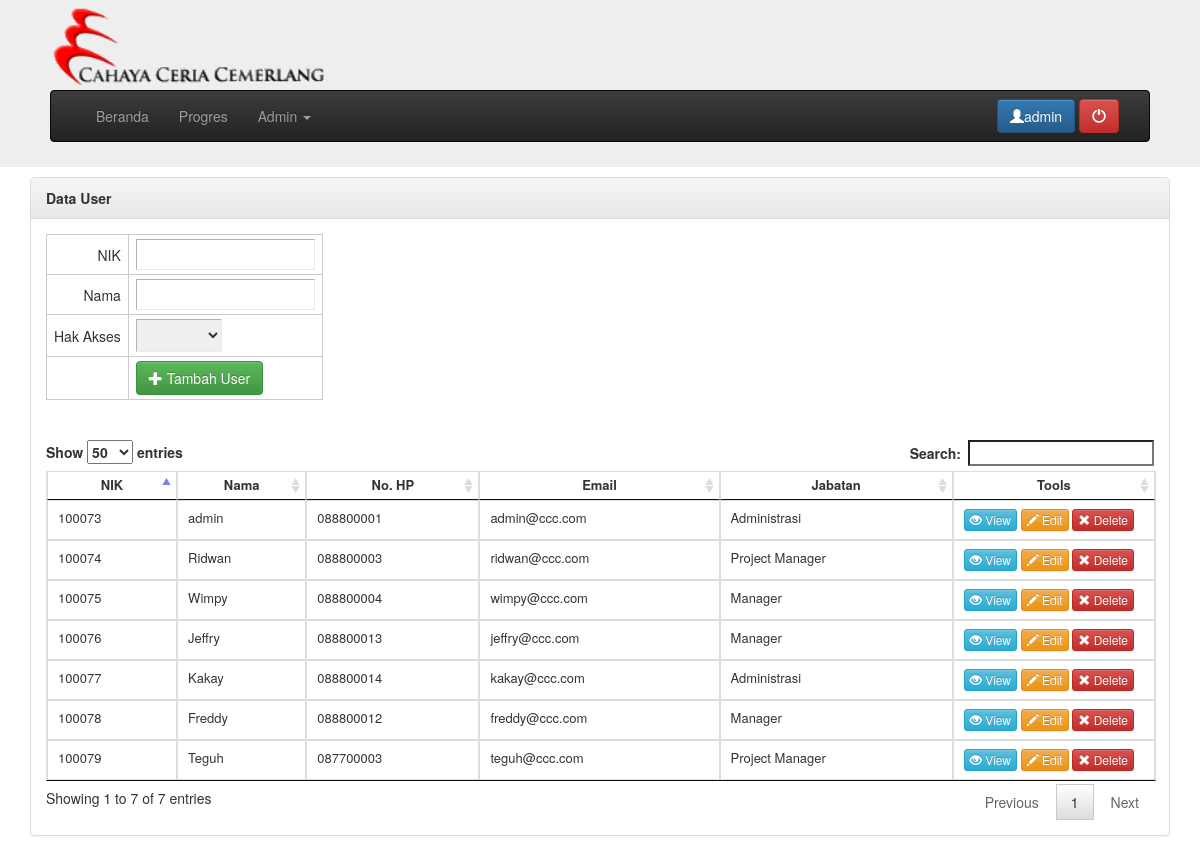
The page /index.php?mod=karyawan (signed in) on the database its author committed.
### tables this page shows
CREATE TABLE IF NOT EXISTS `user` (
`id_user` int(11) NOT NULL,
  `nik` varchar(20) NOT NULL,
  `nama` varchar(100) NOT NULL,
  `hak_akses` varchar(20) NOT NULL,
  `password` varchar(8) DEFAULT NULL,
  `hp` varchar(50) NOT NULL,
  `email` varchar(255) NOT NULL,
  `jabatan` varchar(50) NOT NULL,
  `nm_belakang` varchar(100) DEFAULT NULL
);

### karyawan.php (the view, shortened to what this page needs)
<?php
if ($_GET['act']=="add") {
	$q = "SELECT * FROM user WHERE nik='".$_GET['nik']."'";
	$r = mysql_query($q);
	$row = mysql_num_rows($r);
	if ($row==0) {
		$query = "INSERT INTO user (nik,nama,hak_akses,password) VALUES
				('".$_GET['nik']."','".$_GET['nama']."','".$_GET['hak_akses']."','".$_GET['nik']."')";
		$result = mysql_query($query);
		$id_user = mysql_insert_id();
		if ($result) {
?>
<script type="text/javascript">
	alert("data berhasil tersimpan");
	document.location="index.php?mod=karyawan&act=edit&id_user=" + <?php echo($id_user); ?> ;
</script>
<?php
		}
		else{
?>
<script type="text/javascript">
	alert("data gagal tersimpan");
	document.location="index.php?mod=karyawan";
</script>
<?php
		}
	}
	else{
?>
<script type="text/javascript">
	alert("data gagal tersimpan karena duplikat NIK");
	document.location="index.php?mod=karyawan";
</script>
<?php
	}
}
elseif ($_GET['act']=="delete") {
	$query = "DELETE FROM user WHERE id_user=".$_GET['id_user'];
	$result = mysql_query($query);
	if ($result) {
?>
<script type="text/javascript">
	alert("data berhasil terhapus");
	document.location="index.php?mod=karyawan";
</script>
<?php
	}
	else{
?>
<script type="text/javascript">
	alert("data gagal terhapus");
	document.location="index.php?mod=karyawan";
</script>
<?php
	}
}
elseif ($_GET['act']=="update") {
	$target_dir = "foto/";
	$filename = basename($_FILES["fileToUpload"]["name"]);
	$temp = explode(".",$filename);
	$id_user = $_GET['id_user'];
	$newfilename = $id_user . '.' . end($temp);
	$target_file = $target_dir . $newfilename;
	$txtFileType = pathinfo($target_file,PATHINFO_EXTENSION);
	if (move_uploaded_file($_FILES["fileToUpload"]["tmp_name"], $target_file)) {
?>
<script type="text/javascript">
	alert("upload foto berhasil");
</script>
<?php
	}
	$query = "UPDATE user SET nik='".$_POST['nik']."', nama='".$_POST['nama']."', nm_belakang='".$_POST['nm_belakang']."', hak_akses='".$_POST['hak_akses']."', password='".$_POST['password']."', hp='".$_POST['hp']."', email='".$_POST['email']."', jabatan='".$_POST['jabatan']."' WHERE id_user=".$id_user;
	mysql_query($query);
?>
<script type="text/javascript">
	document.location="index.php?mod=karyawan&page=edit&id_user=" + <?php echo($_GET['id_user']); ?> ;
</script>
<?php
}
elseif ($_GET['act']=="edit") {
	$query = "SELECT * FROM user WHERE id_user=".$_GET['id_user'];
	$result = mysql_query($query);
	$data = mysql_fetch_assoc($result);
?>
<div class="panel panel-default">
	<div class="panel-heading"><strong>Edit User </strong></div>
	<div class="panel-body">
		<form action="index.php?mod=karyawan&act=update&id_user=<?php echo($_GET['id_user']); ?>" method="POST" enctype="multipart/form-data">
			<input type="hidden" name="id_user" value="<?php echo($id_user); ?>">
			<table class="form">
				<tr>
					<td class="kanan" width="300px">Foto</td>
					<td>
<?php
	if (file_exists("foto/".$data['id_user'].".jpg")){
?>
						<img src="foto/<?php echo($data['id_user']); ?>.jpg" height="100px"><br>
<?php
	}
?>
						<input type="file" name="fileToUpload" accept=".jpg" id="fileToUpload">format: *.jpg
					</td>
				</tr>
				<tr>
					<td class="kanan" width="300px">NIK</td>
					<td><input type="text" name="nik" value="<?php echo($data['nik']); ?>"></td>
				</tr>
				<tr>
					<td class="kanan" width="300px">Nama Depan</td>
					<td><input type="text" name="nama" value="<?php echo($data['nama']); ?>"></td>
				</tr>
				<tr>
					<td class="kanan" width="300px">Nama Belakang</td>
					<td><input type="text" name="nm_belakang" value="<?php echo($data['nm_belakang']); ?>"></td>
				</tr>
				<tr>
					<td class="kanan">Hak Akses</td>
					<td>
						<select name="hak_akses">
							<option></option>
<?php
	$query_jabatan = "SELECT * FROM akses;";
	$result_jabatan = mysql_query($query_jabatan);
	while ($data_jabatan=mysql_fetch_assoc($result_jabatan)) {
?>
							<option value="<?php echo($data_jabatan['hak_akses']); ?>" <?php if($data_jabatan['hak_akses']==$data['hak_akses']) echo("SELECTED"); ?>><?php echo($data_jabatan['keterangan']); ?></option>
<?php
	}
?>
						</select>
					</td>
				</tr>
				<tr>
					<td class="kanan" width="300px">Password</td>
					<td><input type="text" name="password" value="<?php echo($data['password']); ?>"></td>
				</tr>
				<tr>
					<td class="kanan" width="300px">No. HP</td>
					<td><input type="text" name="hp" value="<?php echo($data['hp']); ?>"></td>
				</tr>
				<tr>
					<td class="kanan" width="300px">email</td>
					<td><input type="text" name="email" value="<?php echo($data['email']); ?>"></td>
				</tr>
				<tr>
					<td class="kanan" width="300px">Jabatan</td>
					<td><input type="text" name="jabatan" value="<?php echo($data['jabatan']); ?>"></td>
				</tr>
				<tr>
					<td></td>
					<td>
					<a href="?mod=karyawan">
					<button type="button" class="btn btn-danger btn">Batal</button>
					<button type="submit" class="btn btn-primary" name="act" value="update"><span class="glyphicon glyphicon-floppy-disk" aria-hidden="true"></span>Simpan</button>
					</td>
				</tr>
			</table>
		</form>
<?php
}
elseif ($_GET['act']=="view") {
	$id_user=$_GET['id_user'];
	$q = "SELECT * FROM user a
			INNER JOIN akses b ON a.hak_akses=b.hak_akses
			WHERE a.id_user=$id_user;";
	$r = mysql_query($q);
	$d = mysql_fetch_assoc($r);
?>
<a href="?mod=karyawan">back</a><br>
<div class="panel panel-default">
	<div class="panel-heading"><strong>View Profile </strong></div>
	<div class="panel-body">
		<div class="row">
			<div class="col-md-3">
				<img src="foto/<?php echo($id_user); ?>.jpg" width="150" class="pull-right">
			</div>
			<div class="col-md-9">
				<table class="table table-bordered">
					<tr>
						<td align="right">Nama</td>
						<td><?php echo($d['nama']."  ".$d['nm_belakang']); ?></td>
					</tr>
					<tr>
						<td align="right">Nik</td>
						<td><?php echo($d['nik']); ?></td>
					</tr>
					<tr>
						<td align="right">Hp</td>
						<td><?php echo($d['hp']); ?></td>
					</tr>
					<tr>
						<td align="right">Email</td>
						<td><?php echo($d['email']); ?></td>
					</tr>
					<tr>
						<td align="right">Jabatan</td>
						<td><?php echo($d['jabatan']); ?></td>
					</tr>
					<tr>
						<td align="right">Hak Akses</td>
						<td><?php echo($d['keterangan']); ?></td>
					</tr>
				</table>
			</div>
		</div>
		<br>
		<div class="panel panel-success">
			<div class="panel-heading tengah"><strong>Rekam Jejak</strong></div>
			<div class="panel-body">
				<table class="table table-bordered" id="example">
					<thead>
						<th align="center">NO</th>
						<th align="center">OPERATOR</th>
						<th align="center">PROYEK</th>
					</thead>
					<tbody>
<?php
	$q = "SELECT a.operator,a.nama_proyek FROM proyek a INNER JOIN otoritas b ON a.id_proyek=b.id_proyek WHERE b.id_user=$id_user;";
	$r = mysql_query($q);
	$no = 1;
	while ($d = mysql_fetch_assoc($r)) {
?>
						<tr>
							<td align="center"><?php echo($no++); ?></td>
							<td><?php echo($d['operator']); ?></td>
							<td><?php echo($d['nama_proyek']); ?></td>
						</tr>
<?php
	}
?>
					</tbody>
				</table>
			</div>
		</div>
	</div>
</div>
<?php
}
else{
?>
<div class="panel panel-default">
	<div class="panel-heading"><strong>Data User </strong></div>
	<div class="panel-body">
<?php
if ($_SESSION['hak_akses']=='1') {
?>
		<form action="index.php" method="GET">
			<input type="hidden" name="mod" value="karyawan">
			<table class="form">
				<tr>
					<td class="kanan">NIK</td>
					<td><input type="text" name="nik" value="<?php echo($_GET['nik']); ?>"></td>
				</tr>
				<tr>
					<td class="kanan">Nama</td>
					<td><input type="text" name="nama" value="<?php echo($_GET['nama']); ?>"></td>
				</tr>
				<tr>
					<td class="kanan">Hak Akses</td>
					<td>
						<select name="hak_akses">
							<option></option>
<?php
	$query_jabatan = "SELECT * FROM akses;";
	$result_jabatan = mysql_query($query_jabatan);
	while ($data_jabatan=mysql_fetch_assoc($result_jabatan)) {
?>
							<option value="<?php echo($data_jabatan['hak_akses']); ?>" <?php if($data_jabatan['hak_akses']==$_GET['hak_akses']) echo("SELECTED"); ?>><?php echo($data_jabatan['keterangan']); ?></option>
<?php
	}
?>
						</select>
					</td>
				</tr>
				<tr>
					<td></td>
					<td>
						<button type="submit" class="btn btn-success" name="act" value="add"><span class="glyphicon glyphicon-plus" aria-hidden="true"></span> Tambah User</button>
					</td>
				</tr>
			</table>
		</form>
		<br /><br />
<?php
	}
?>
		<table class="table table-bordered lebihkecil" id="example" width="100%">
			<thead>
				<th class="tengah">NIK</th>
				<th class="tengah">Nama</th>
				<th class="tengah">No. HP</th>
				<th class="tengah">Email</th>
				<th class="tengah">Jabatan</th>
				<th class="tengah">Tools</th>
			</thead>
			<tbody>
<?php
	$query = "SELECT a.*,b.keterangan FROM user a
	LEFT JOIN akses b ON a.hak_akses=b.hak_akses ";
	$result = mysql_query($query);
	while ($data=mysql_fetch_assoc($result)) {
?>
				<tr>
					<td><?php echo($data['nik']); ?></td>
					<td><?php echo($data['nama']); ?></td>
					<td><?php echo($data['hp']); ?></td>
					<td><?php echo($data['email']); ?></td>
					<td><?php echo($data['jabatan']); ?></td>
					<td width="180px">
						<form action="index.php" method="GET">
							<button type="sumbit" class="btn btn-info btn-xs" name="act" value="view">
								<span class="glyphicon glyphicon-eye-open" aria-hidden="true"></span> View
							</button>
<?php
if ($_SESSION['hak_akses']=='1') {
?>
							<button type="sumbit" class="btn btn-warning btn-xs" name="act" value="edit">
								<span class="glyphicon glyphicon-pencil" aria-hidden="true"></span> Edit
							</button>
							<button type="sumbit" class="btn btn-danger btn-xs" onclick="return confirm('Anda yakin menghapus data dengan NIK <?php echo $data['nik'] ?> ?')" name="act" value="delete">
								<span class="glyphicon glyphicon-remove" aria-hidden="true"></span> Delete
							</button>
<?php
}
?>
						</form>
					</td>
				</tr>
<?php
	}
?>
			</tbody>
		</table>
	</div>
</div>
<?php
}
?>

### css/style.css (style rules this page uses)
.tengah { text-align: center; }
.kanan { text-align: right; }
.lebihkecil { font-size: small }
table.form td { padding:4px 7px; border: 1px solid #CCCCCC; }
table.form input, table.form select { padding: 4px 4px 5px 4px; border-top: 1px solid #b3b3b3; border-left: 1px solid #b3b3b3; border-right: 1px solid #eaeaea; border-bottom: 1px solid #eaeaea; }

### rows shown on the page
user: nik "100073", nama "admin", hp "088800001", email "admin@ccc.com", jabatan "Administrasi"
user: nik "100074", nama "Ridwan", hp "088800003", email "ridwan@ccc.com", jabatan "Project Manager"
user: nik "100075", nama "Wimpy", hp "088800004", email "wimpy@ccc.com", jabatan "Manager"
user: nik "100078", nama "Freddy", hp "088800012", email "freddy@ccc.com", jabatan "Manager"
user: nik "100076", nama "Jeffry", hp "088800013", email "jeffry@ccc.com", jabatan "Manager"
user: nik "100077", nama "Kakay", hp "088800014", email "kakay@ccc.com", jabatan "Administrasi"
user: nik "100079", nama "Teguh", hp "087700003", email "teguh@ccc.com", jabatan "Project Manager"

### other values the page prints
$_SESSION['nama'] "admin"
